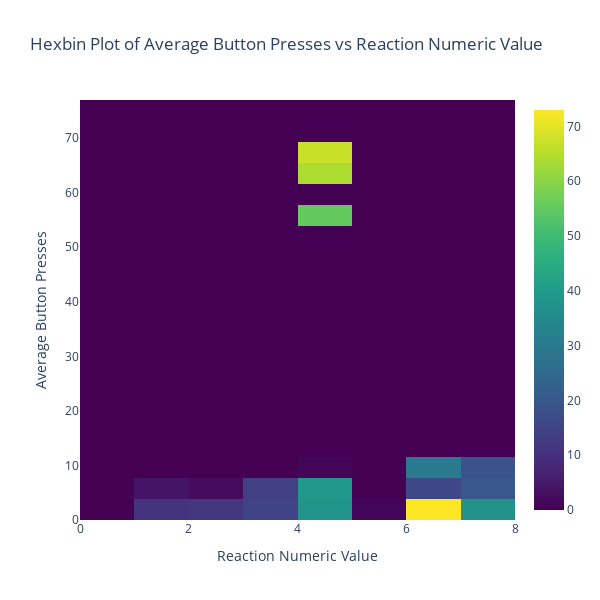

This figure's notebook cell:
### Markdown cell above
# Correlation of the feeling of reactions and how many times the client has pressed the button

### Code cell
emoji_mapping = {
    '🙁': 1,
    '👎': 2,
    '🙄': 3,
    '🙂': 4,
    '😆': 5,
    '👍': 6,
    '👏': 7,
    '😍': 8,
}

data['reaction_numeric'] = data['reaction'].map(emoji_mapping)

# Calculate the average number of presses per reaction for each user
average_presses = data.groupby(['userId', 'reaction_numeric']).size().groupby('userId').mean().reset_index(name='average_presses')

# Merge this information back into the dataframe
data = pd.merge(data, average_presses, how='left', on='userId')

# Create hexbin plot
fig = go.Figure(go.Histogram2d(
    x=data['reaction_numeric'],
    y=data['average_presses'],
    autobinx=False,
    xbins=dict(start=0, end=8, size=1),  # Adjust size to change the resolution of the hexbins
    autobiny=False,
    ybins=dict(start=0, end=data['average_presses'].max(), size=data['average_presses'].max()/20),  # Adjust size to change the resolution of the hexbins
    colorscale='Viridis'
))

fig.update_layout(
    title='Hexbin Plot of Average Button Presses vs Reaction Numeric Value',
    xaxis_title='Reaction Numeric Value',
    yaxis_title='Average Button Presses',
    autosize=False,
    width=600,
    height=600,
)

fig.show()

### Figure 1 — Plotly figure (JSON) as saved in the notebook; plotly's stock layout.template omitted (floating-point values rounded to 4 significant figures; data arrays with more than 128 entries replaced by an {"elided": "..."} marker saying what was removed)
{"data": [{"autobinx": false, "autobiny": false, "colorscale": [[0, "#440154"], [0.1111, "#482878"], [0.2222, "#3e4989"], [0.3333, "#31688e"], [0.4444, "#26828e"], [0.5556, "#1f9e89"], [0.6667, "#35b779"], [0.7778, "#6ece58"], [0.8889, "#b5de2b"], [1, "#fde725"]], "type": "histogram2d", "x": {"elided": "598 int values"}, "xbins": {"end": 8, "size": 1, "start": 0}, "y": {"elided": "598 float values"}, "ybins": {"end": 77, "size": 3.85, "start": 0}}], "layout": {"autosize": false, "height": 600, "title": {"text": "Hexbin Plot of Average Button Presses vs Reaction Numeric Value"}, "width": 600, "xaxis": {"title": {"text": "Reaction Numeric Value"}}, "yaxis": {"title": {"text": "Average Button Presses"}}}}
